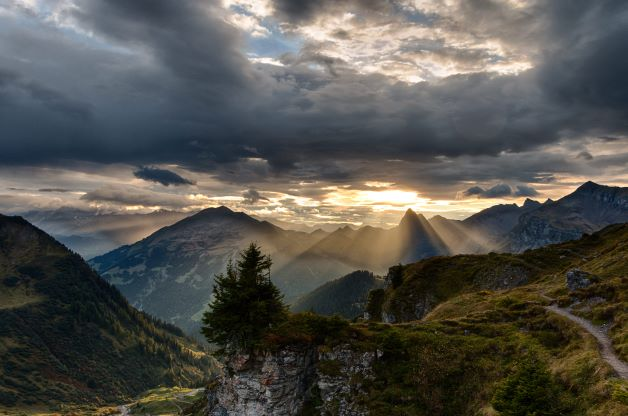
#> input picture pic/montain.jpg, 628 x 416 px, found by its file name
$ jupyter execute 2d_fft.ipynb   (shell and % lines are left out)
#> lines starting #> are read from the running program, lines starting #| are printed output that depends on the picture
[cell 1]
from matplotlib import pyplot as plt
import numpy as np
import cv2
from matplotlib import image

[cell 2]
img=plt.imread("./pic/montain.jpg")
#> img is the input picture: shape (416, 628, 3); mean R, G, B 83.7, 82.7, 77.4
plt.imshow(img)

[cell 3]
img_gray=cv2.cvtColor(img,cv2.COLOR_BGR2GRAY)
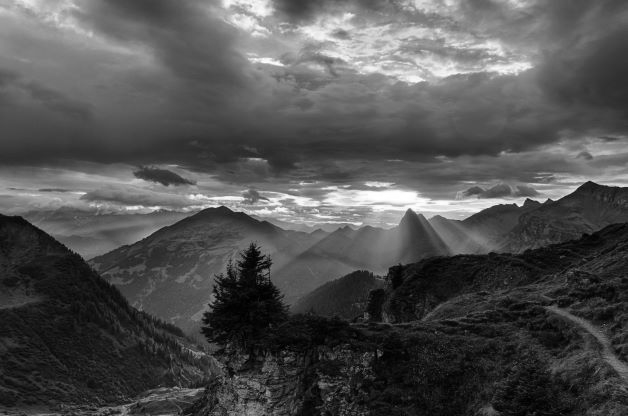
#> img_gray: shape (416, 628); min 0, max 255, mean 81.2
plt.imshow(img_gray,cmap="gray")

[cell 4]
# 求fft
fft_img=np.fft.fftshift(np.fft.fft2(img_gray))

[cell 5]
# 求ifft
origin_img=np.fft.ifft2(np.fft.fftshift(fft_img))
plt.imshow(np.abs(origin_img),cmap="gray")
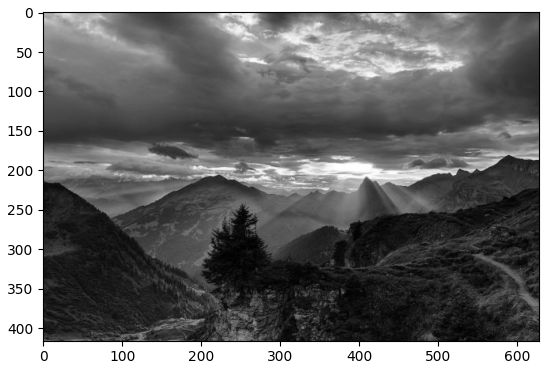
#> figure drawn by matplotlib, 1 panel

[cell 6]
# 幅度谱 取log
fuzhi=np.log10(np.abs(fft_img))
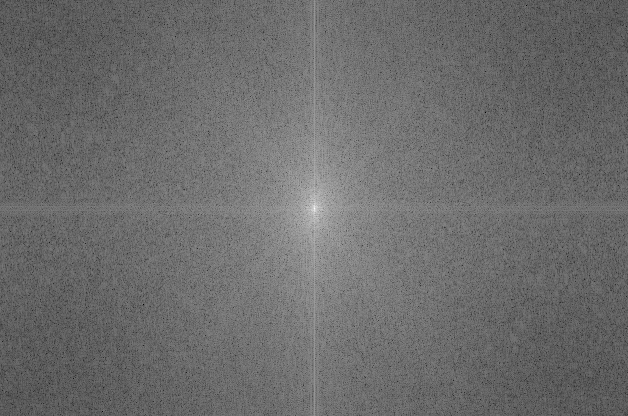
#> fuzhi: shape (416, 628) float64; min 0.437, max 7.33, mean 3.36; drawn with min black and max white
plt.imshow(fuzhi,cmap="gray")

[cell 7]
# 相位谱
imaginary=np.imag(fft_img)
real=np.real(fft_img)
xiangwei=np.arctan(imaginary/real)
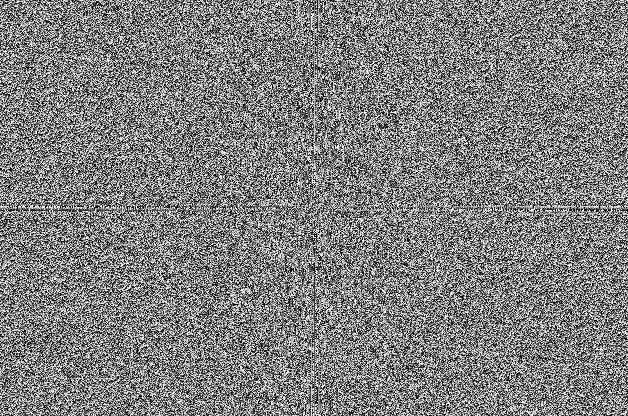
#> xiangwei: shape (416, 628) float64; min -1.57, max 1.57, mean 2.94e-17; drawn with min black and max white
plt.imshow(xiangwei,cmap="gray")

[cell 8]
# 保留高频部分
fft_img=np.fft.fftshift(np.fft.fft2(img_gray))
fft_copy=fft_img.copy()
fft_copy[188:228,294:334]=0
high_f=np.abs(np.fft.ifft2(np.fft.fftshift(fft_copy)))
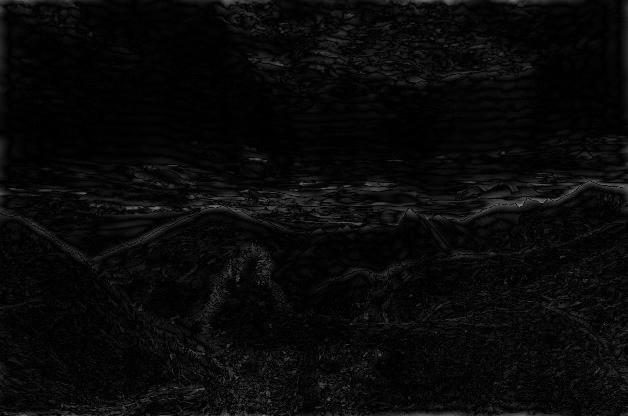
#> high_f: shape (416, 628) float64; min 0.0127, max 130.4, mean 9.5
plt.imshow(high_f,cmap="gray")

[cell 9]
# 保留低频部分
fft_copy=fft_img.copy()
fft_copy[188:228,294:334]=0
low_f=np.abs(np.fft.ifft2(np.fft.fftshift(fft_img-fft_copy)))
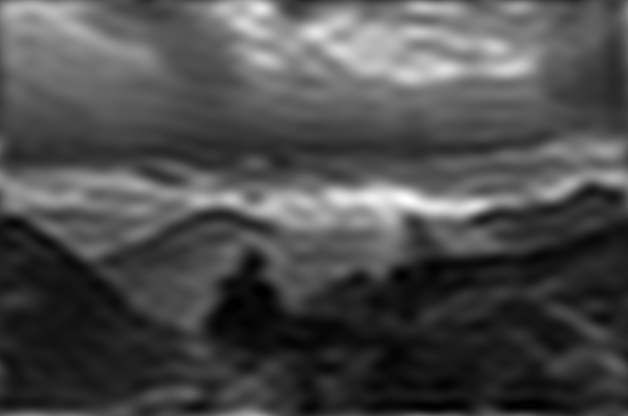
#> low_f: shape (416, 628) float64; min 0.0868, max 270.1, mean 81.2; drawn with min black and max white
plt.imshow(low_f,cmap="gray")

[cell 10]
# 只保留幅度部分
fft_img=np.fft.fftshift(np.fft.fft2(img_gray))
fuzhi=np.abs(fft_img)
keep_mag=np.log10(np.abs(np.fft.ifft2(np.fft.fftshift(fuzhi))))
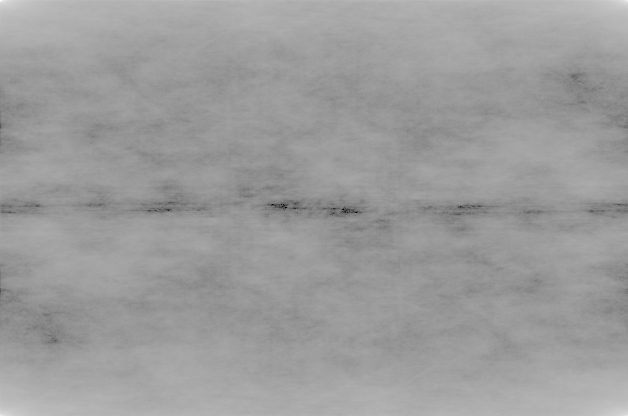
#> keep_mag: shape (416, 628) float64; min -1.06, max 3.68, mean 1.85; drawn with min black and max white
plt.imshow(keep_mag,cmap="gray")

[cell 11]
# 只保留相位 即 将幅度值归一化
fft_img=np.fft.fftshift(np.fft.fft2(img_gray))
fuzhi=np.abs(fft_img)
fft_normalized=np.divide(fft_img,fuzhi)
keep_theta=np.abs(np.fft.ifft2(np.fft.fftshift(fft_normalized)))
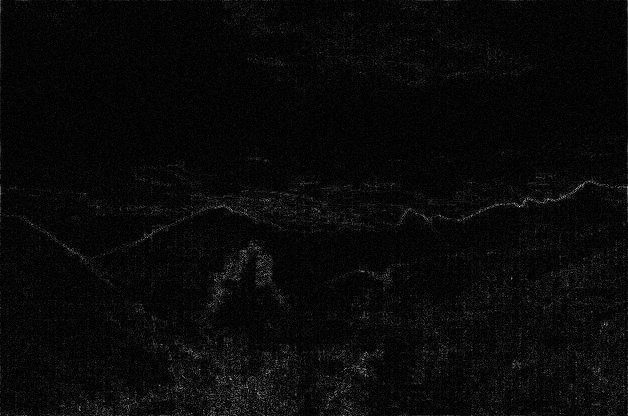
#> keep_theta: shape (416, 628) float64; min 9.39e-09, max 0.0353, mean 0.00129; drawn with min black and max white
plt.imshow(keep_theta,cmap="gray")

[cell 12]
# 圆形的低通滤波器
r=20
filt=np.zeros_like(img_gray,dtype=np.bool_)
filt.shape
for i in range(416):
    for j in range(628):
        if (i-208)**2+(j-309)**2<=r**2:
            filt[i,j]=True


True_cod=np.argwhere(filt==True).T
fft_img=np.fft.fftshift(np.fft.fft2(img_gray))
circle_LPF=fft_img.copy()
circle_LPF[True_cod[0],True_cod[1]]=0
cir_img=np.abs(np.fft.ifft2(np.fft.fftshift(circle_LPF)))
plt.imshow(cir_img,cmap="gray")

[cell 13]
# 圆形低通滤波和方形所差的部分
plt.imshow(cir_img-high_f,cmap="gray")
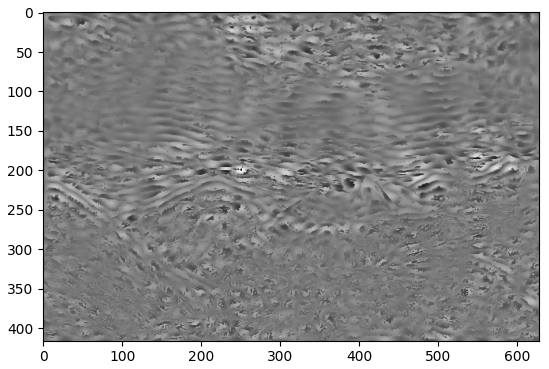
#> figure drawn by matplotlib, 1 panel
